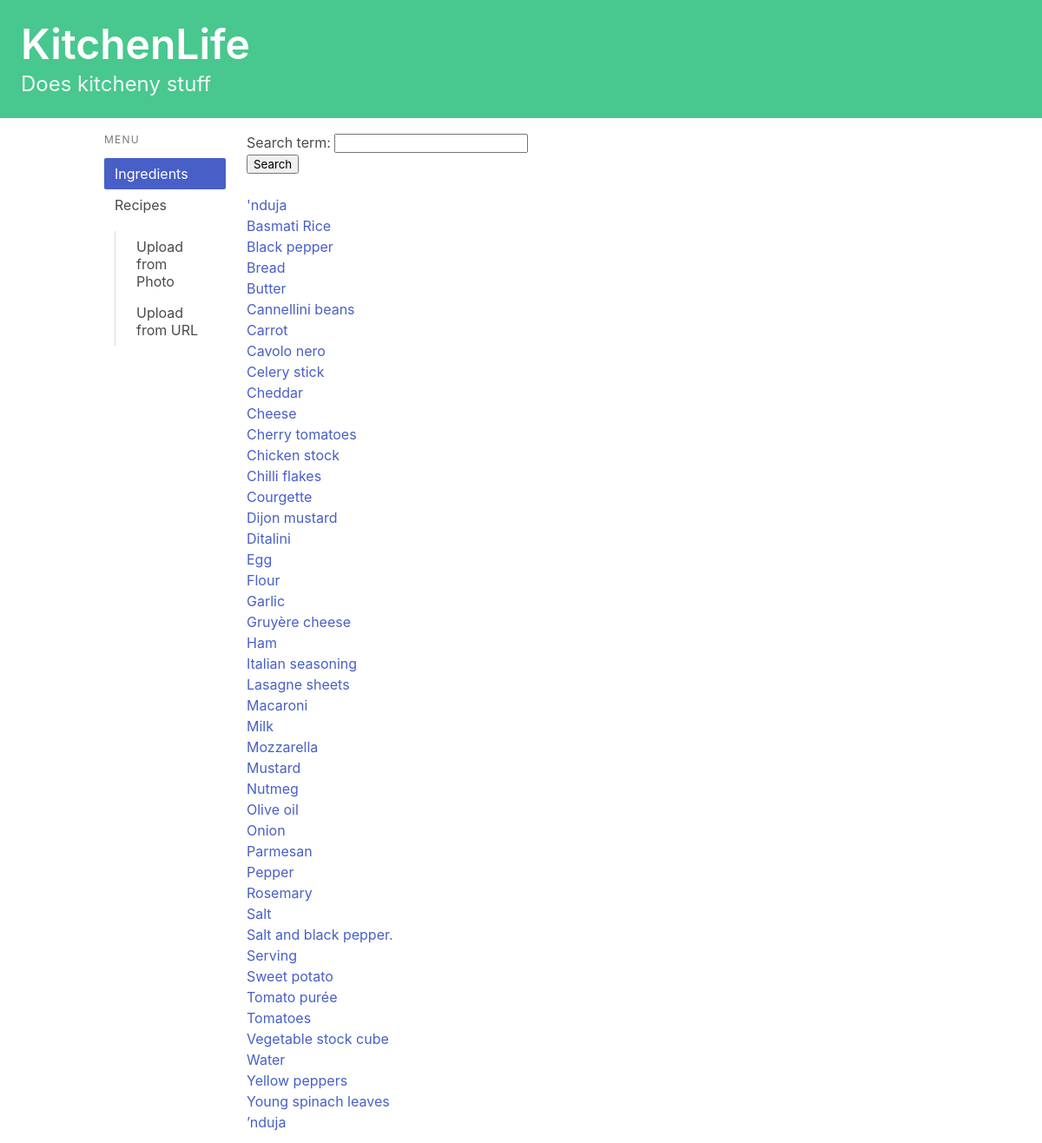
The page /recipes/ingredients/ on the database as committed earlier.
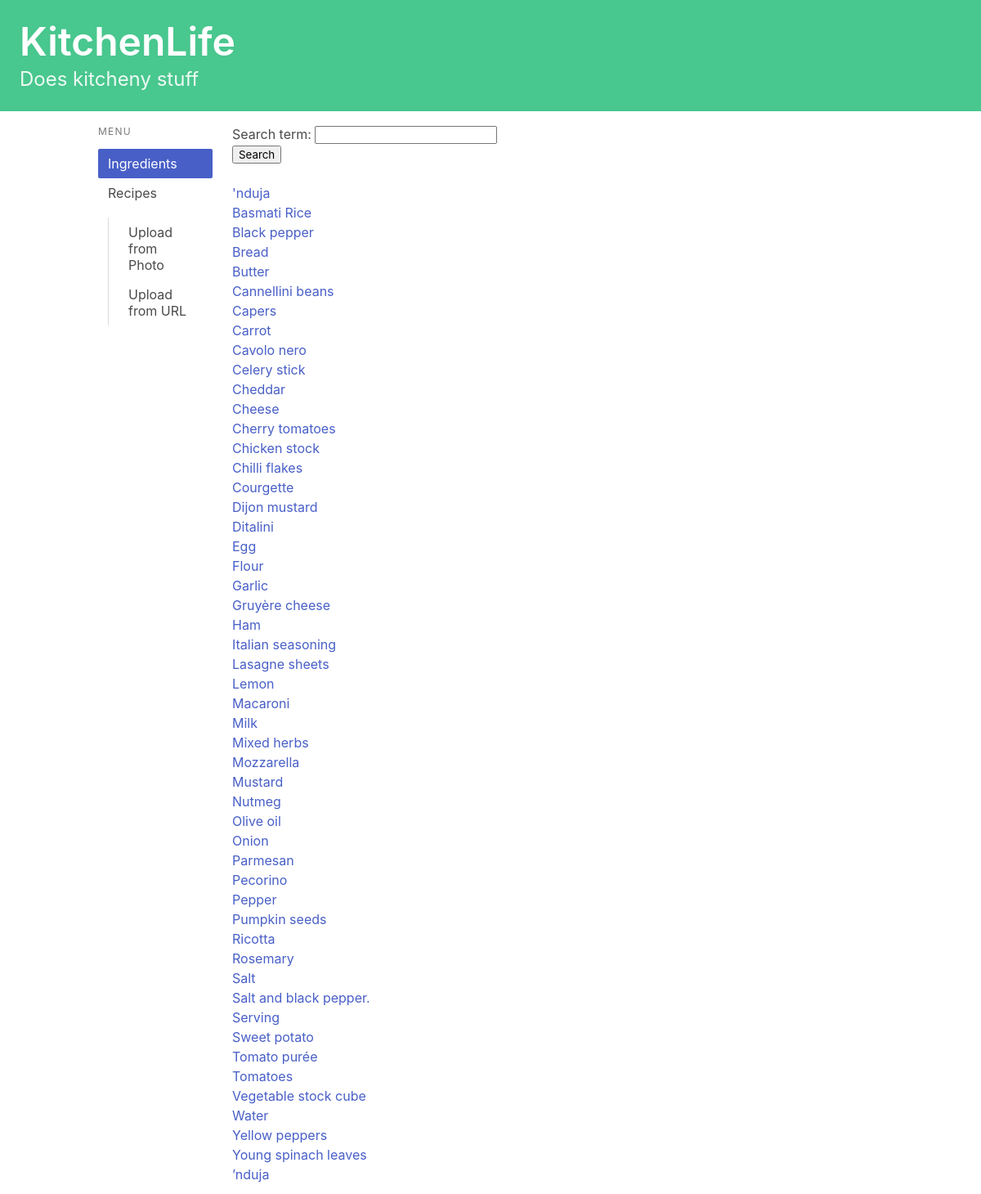
The same page on the database as committed later.
### recipes/models.py (models this page shows, shortened)
class Ingredient(models.Model):
    ingredient_name = models.CharField(max_length=50)
    ingredient_uses = models.ManyToManyField(Recipe)

### recipes/views.py (the view)
# urls.py: path('ingredients/', views.ingredients_index, name='ingredients_index'),
def ingredients_index(request):
    if request.method == 'POST':
        form = SearchForm(request.POST)
        if form.is_valid():
            filtered_ingredient = form.cleaned_data['search_term']
            ingredient_list = Ingredient.objects.filter(ingredient_name__contains=filtered_ingredient).order_by("ingredient_name")
    else:
        form = SearchForm()
        ingredient_list = Ingredient.objects.all().order_by("ingredient_name")
    context = {'ingredient_list': ingredient_list, 'form': form}
    return render(request, 'recipes/ingredients_index.html', context)

### recipes/forms.py
class SearchForm(forms.Form):
    search_term = forms.CharField(max_length=50)

### recipes/templatetags/is_active.py (called while the page is built)
@register.simple_tag
def is_active(request, url):
    if reverse(url) == request.path:
        return "is-active"
    return ""

### recipes/templates/recipes/ingredients_index.html (shortened to what this page needs)
{% extends 'base.html' %}
{% block content %}
<ul>
    <form method="post">
         {{ form.as_p }}
        <button type="submit">Search</button>
    </form>
    <br>
{% if ingredient_list %}
    {% for ingredient in ingredient_list %}
    <li><a href="{% url 'recipes:ingredient_detail' ingredient.id %}">{{ ingredient.ingredient_name }}</a></li>
    {% endfor %}
{% else %}
    <p>No ingredients are available.</p>
{% endif %}
</ul>
{% endblock content %}

Rows that differ between the two databases and show on the page:
added Ingredient: ingredient_name "Capers"
added Ingredient: ingredient_name "Lemon"
added Ingredient: ingredient_name "Mixed herbs"
added Ingredient: ingredient_name "Pecorino"
added Ingredient: ingredient_name "Pumpkin seeds"
added Ingredient: ingredient_name "Ricotta"
